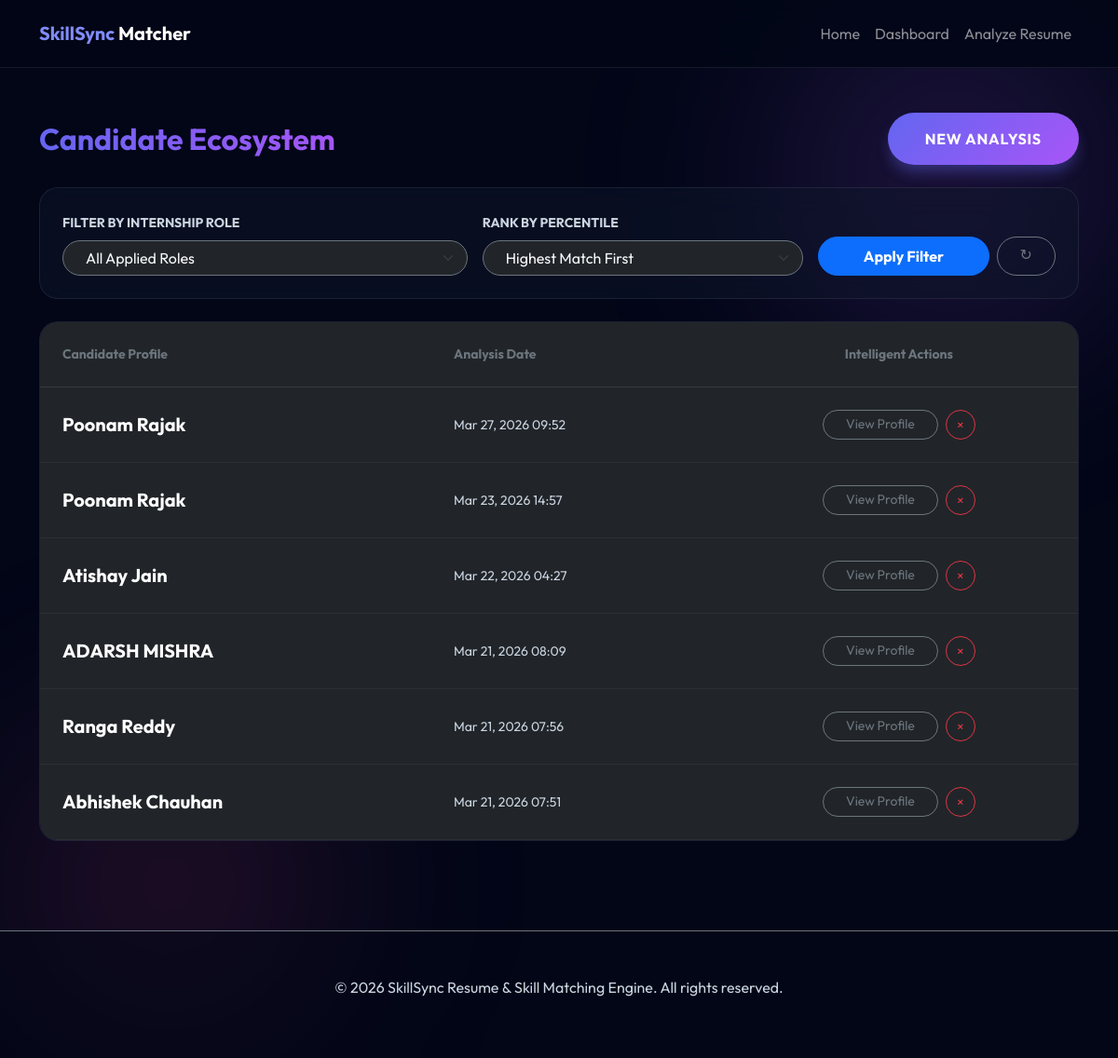
Page /dashboard/ on the earlier database version.
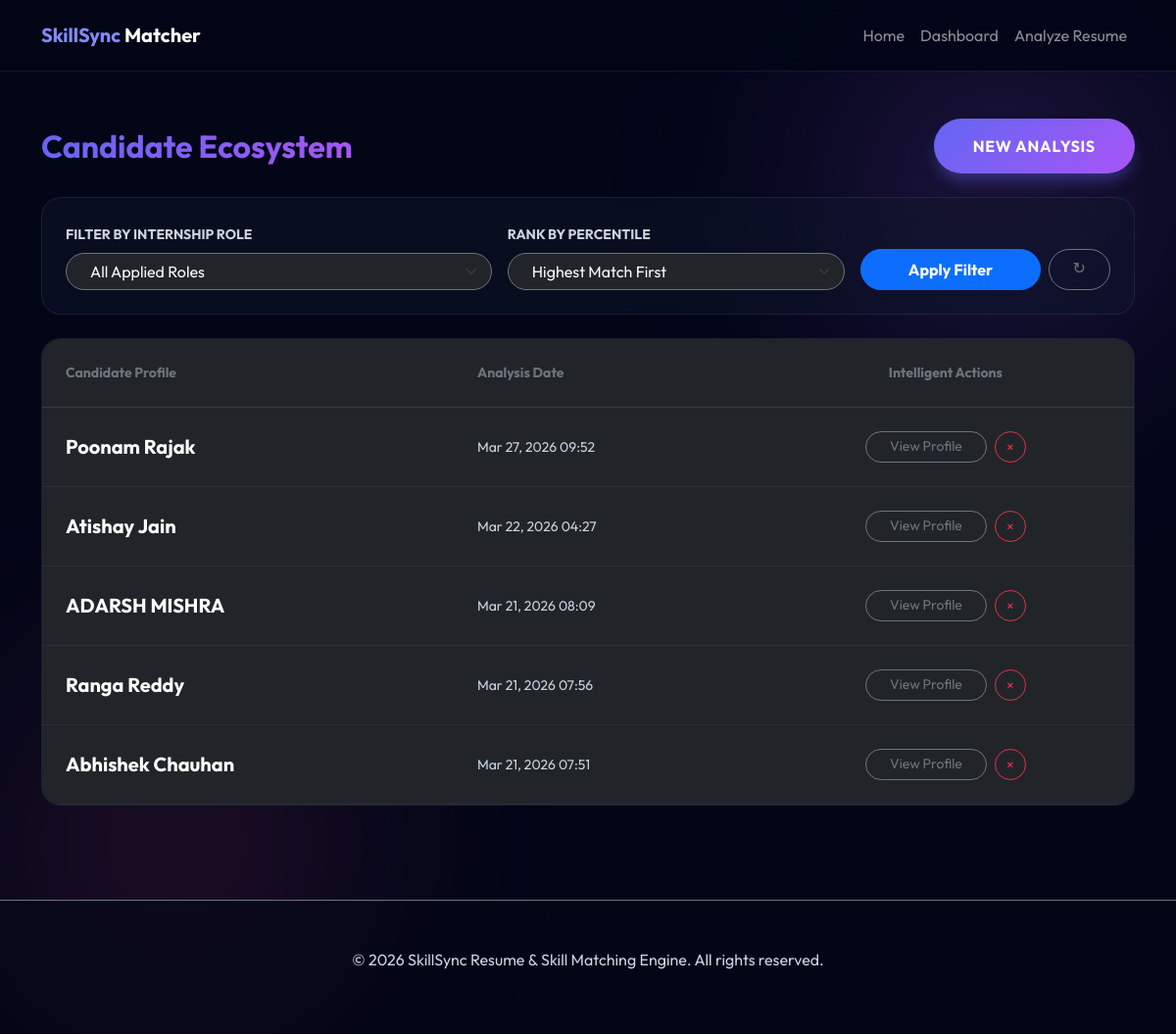
Same page on the later database version.
### matching_app/models.py (models this page shows, shortened)
class Candidate(models.Model):
    name = models.CharField(max_length=100)
    resume_file = models.FileField(upload_to='resumes/', null=True, blank=True)
    education = models.TextField(blank=True)
    skills = models.TextField(blank=True)
    tools = models.TextField(blank=True)
    experience = models.TextField(blank=True)
    projects = models.TextField(blank=True)
    certifications = models.TextField(blank=True)
    extracted_text = models.TextField(blank=True)
    created_at = models.DateTimeField(auto_now_add=True)

### matching_app/views.py (the view)
# urls.py: path('dashboard/', views.dashboard, name='dashboard'),
def dashboard(request):
    roles = Role.objects.all()
    role_id = request.GET.get('role')
    sort_order = request.GET.get('sort', 'desc')
    context = {'roles': roles}
    if role_id:
        selected_role = get_object_or_404(Role, pk=role_id)
        all_candidates = Candidate.objects.all()
        for cand in all_candidates:
            res = get_rule_based_matches(cand.extracted_text, [selected_role])
            if res:
                Match.objects.update_or_create(
                    candidate=cand,
                    role=selected_role,
                    defaults={
                        'match_percentage': res[0]['match_percentage'],
                        'fit_category': res[0]['fit_category']
                    }
                )
        matches = Match.objects.filter(role_id=role_id)
        if sort_order == 'asc':
            matches = matches.order_by('match_percentage')
        else:
            matches = matches.order_by('-match_percentage')
        context['matches'] = matches
        context['selected_role'] = int(role_id)
        context['selected_sort'] = sort_order
    else:
        candidates = Candidate.objects.all().order_by('-created_at')
        context['candidates'] = candidates
    return render(request, 'dashboard.html', context)

### templates/dashboard.html (shortened to what the changed rows need)
{% extends 'base.html' %}
{% block content %}
<div class="container py-5">
    <div class="d-flex justify-content-between align-items-center mb-4 reveal">
        <h2 class="fw-bold m-0 text-gradient">Candidate Ecosystem</h2>
    </div>
    <div class="glass-card-premium p-0 overflow-hidden reveal delay-1">
        <table class="table table-dark table-hover m-0" style="background: transparent;">
            <thead style="background: rgba(255, 255, 255, 0.03);">
                <tr>
                    <th class="ps-4 py-4 text-secondary uppercase small tracking-wider">Candidate Profile</th>
                    <th class="py-4 text-secondary uppercase small tracking-wider">{% if selected_role %}Match Percentage{% else %}Analysis Date{% endif %}</th>
                    <th class="py-4 text-center text-secondary uppercase small tracking-wider">Intelligent Actions</th>
                </tr>
            </thead>
            <tbody>
                {% if matches %}
                    {% for match in matches %}
                    <tr style="border-bottom: 1px solid rgba(255,255,255,0.05);">
                        <td class="ps-4 py-4 align-middle">
                            <div class="fw-bold fs-5">{{ match.candidate.name }}</div>
                            <div class="text-muted small">Matched for: {{ match.role.name }}</div>
                        </td>
                        <td class="py-4 align-middle">
                            <div class="d-flex align-items-center gap-3">
                                <span class="fw-bold" style="color: var(--primary-color);">{{ match.match_percentage }}%</span>
                                <div class="fit-badge {% if match.fit_category == 'Strong Fit' %}fit-strong{% elif match.fit_category == 'Moderate Fit' %}fit-moderate{% else %}fit-low{% endif %}">
                                    {{ match.fit_category }}
                                </div>
                            </div>
                        </td>
                        <td class="py-4 text-center">
                            <div class="d-flex justify-content-center gap-2">
                                <a href="{% url 'candidate_detail' match.candidate.pk %}" class="btn btn-sm btn-outline-secondary rounded-pill px-4 border-secondary hover-neon-purple">Deep Analysis</a>
                                <a href="{% url 'delete_candidate' match.candidate.pk %}"
                                   class="btn btn-sm btn-outline-danger rounded-circle p-2 border-danger hover-neon-red"
                                   onclick="return confirm('Delete analysis for {{ match.candidate.name }}?')"
                                   style="width: 32px; height: 32px; display: inline-flex; align-items: center; justify-content: center;">
                                    <span>×</span>
                                </a>
                            </div>
                        </td>
                    </tr>
                    {% endfor %}
                {% elif candidates %}
                    {% for candidate in candidates %}
                    <tr style="border-bottom: 1px solid rgba(255,255,255,0.05);">
                        <td class="ps-4 py-4 align-middle">
                            <div class="fw-bold fs-5">{{ candidate.name }}</div>
                        </td>
                        <td class="py-4 align-middle text-muted small">{{ candidate.created_at|date:"M d, Y H:i" }}</td>
                        <td class="py-4 text-center">
                            <div class="d-flex justify-content-center gap-2">
                                <a href="{% url 'candidate_detail' candidate.pk %}" class="btn btn-sm btn-outline-secondary rounded-pill px-4 border-secondary hover-neon-purple">View Profile</a>
                                <a href="{% url 'delete_candidate' candidate.pk %}"
                                   class="btn btn-sm btn-outline-danger rounded-circle p-2 border-danger hover-neon-red"
                                   onclick="return confirm('Delete analysis for {{ candidate.name }}?')"
                                   style="width: 32px; height: 32px; display: inline-flex; align-items: center; justify-content: center;">
                                    <span>×</span>
                                </a>
                            </div>
                        </td>
                    </tr>
                    {% endfor %}
                {% endif %}
            </tbody>
        </table>
    </div>
</div>
{% endblock %}

Differences in the rows shown:
removed Candidate: name "Poonam Rajak", created_at "Mar 23, 2026 14:57"
